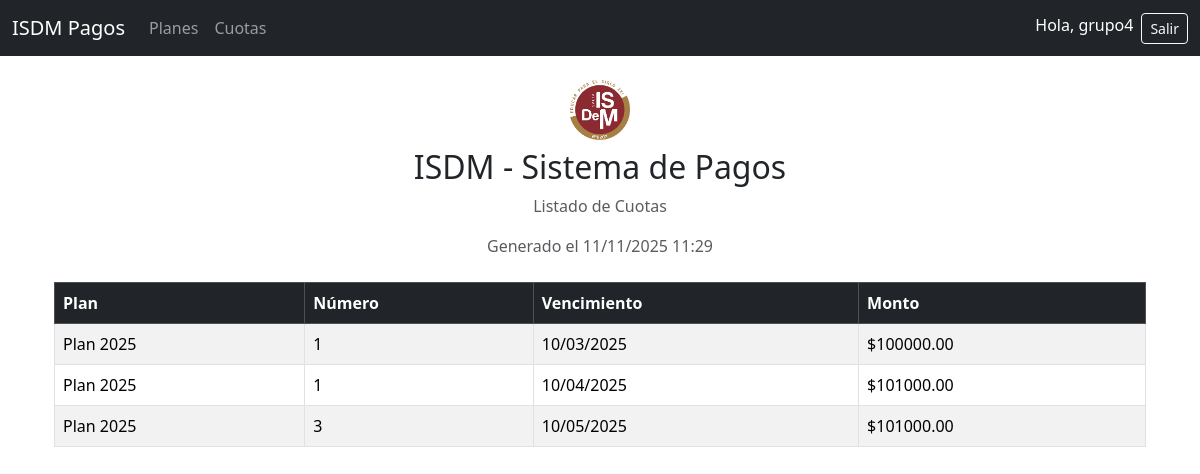
Page /cuotas/imprimir/ (signed in) on the committed database.
### planes_pago/models.py (models this page shows, shortened)
class Cuota(models.Model):
    plan = models.ForeignKey(PlanPago, on_delete=models.CASCADE)
    numero = models.IntegerField()
    vencimiento = models.DateField()
    monto = models.DecimalField(max_digits=10, decimal_places=2)
    iEstado = models.BooleanField(default=True)

class PlanPago(models.Model):
    nombre = models.CharField(max_length=100)
    carrera = models.CharField(max_length=100)
    cohorte = models.CharField(max_length=10)
    modalidad = models.CharField(max_length=50)
    iEstado = models.BooleanField(default=True)
    estado = models.CharField(
        max_length=1,
        choices=[
            ('A', 'Activo'),
            ('S', 'Suspendido'),
            ('D', 'Desactivado')
        ],
        default='A'
    )

### planes_pago/views.py (the view)
# urls.py: path("cuotas/imprimir/", views.imprimir_cuotas, name="imprimir_cuotas"),
@login_required
def imprimir_cuotas(request):
    cuotas = Cuota.objects.filter(iEstado=True)
    return render(request, "imprimir_cuotas.html", {"cuotas": cuotas})

### planes_pago/templates/imprimir_cuotas.html (shortened to what this page needs)
{% extends "base.html" %}
{% block content %}
<div class="container my-4">
    <div class="text-center mb-4">
        <img src="/static/img/logo.png" alt="Logo" style="max-height: 60px;">
        <h2 class="mt-2">ISDM - Sistema de Pagos</h2>
        <p class="text-muted">Listado de Cuotas</p>
        <p class="text-muted">
            Generado el {% now "d/m/Y H:i" %}
        </p>
    </div>
    <table class="table table-bordered table-striped">
        <thead class="table-dark">
            <tr>
                <th>Plan</th>
                <th>Número</th>
                <th>Vencimiento</th>
                <th>Monto</th>
            </tr>
        </thead>
        <tbody>
            {% for c in cuotas %}
            <tr>
                <td>{{ c.plan.nombre }}</td>
                <td>{{ c.numero }}</td>
                <td>{{ c.vencimiento|date:"d/m/Y" }}</td>
                <td>${{ c.monto }}</td>
            </tr>
            {% endfor %}
        </tbody>
    </table>
</div>
{% endblock %}

### planes_pago/templates/base.html (shortened to what this page needs)
{% load static %}
<!DOCTYPE html>
<html lang="es">
<head>
    <link rel="stylesheet" href="https://cdn.jsdelivr.net/npm/bootstrap@5.3.3/dist/css/bootstrap.min.css">
</head>
<body>
    <nav class="navbar navbar-expand-lg navbar-dark bg-dark">
        <div class="container-fluid">
            <a class="navbar-brand" href="{% url 'home' %}">
                ISDM Pagos
            </a>
            <div id="nav" class="collapse navbar-collapse">
                <ul class="navbar-nav me-auto">
                {% if user.is_authenticated %}
                    <li class="nav-item"><a class="nav-link" href="{% url 'planes_list' %}">Planes</a></li>
                    <li class="nav-item"><a class="nav-link" href="{% url 'cuotas_list' %}">Cuotas</a></li>
                {% endif %}
                </ul>
                <ul class="navbar-nav ms-auto">
                {% if user.is_authenticated %}
                    <li class="nav-item">
                        <span class="navbar-text text-white me-2">Hola, {{ user.username }}</span>
                    </li>
                    <li class="nav-item">
                        <form method="post" action="{% url 'logout' %}" style="display:inline">
                            <button type="submit" class="btn btn-outline-light btn-sm">Salir</button>
                        </form>
                    </li>
                {% else %}
                    <li class="nav-item"><a class="nav-link" href="{% url 'login' %}">Ingresar</a></li>
                    <li class="nav-item"><a class="nav-link" href="{% url 'registro' %}">Registrarse</a></li>
                {% endif %}
                </ul>
            </div>
        </div>
    </nav>
    <div class="container mt-4">
        {% block content %}{% endblock %}
    </div>
</body>
</html>

### rows in the picture
Cuota: plan.nombre "Plan 2025", numero "1", vencimiento "10/03/2025", monto "100000.00"
Cuota: plan.nombre "Plan 2025", numero "1", vencimiento "10/04/2025", monto "101000.00"
Cuota: plan.nombre "Plan 2025", numero "3", vencimiento "10/05/2025", monto "101000.00"

### other values in the picture
{{ user.username }} "grupo4"
